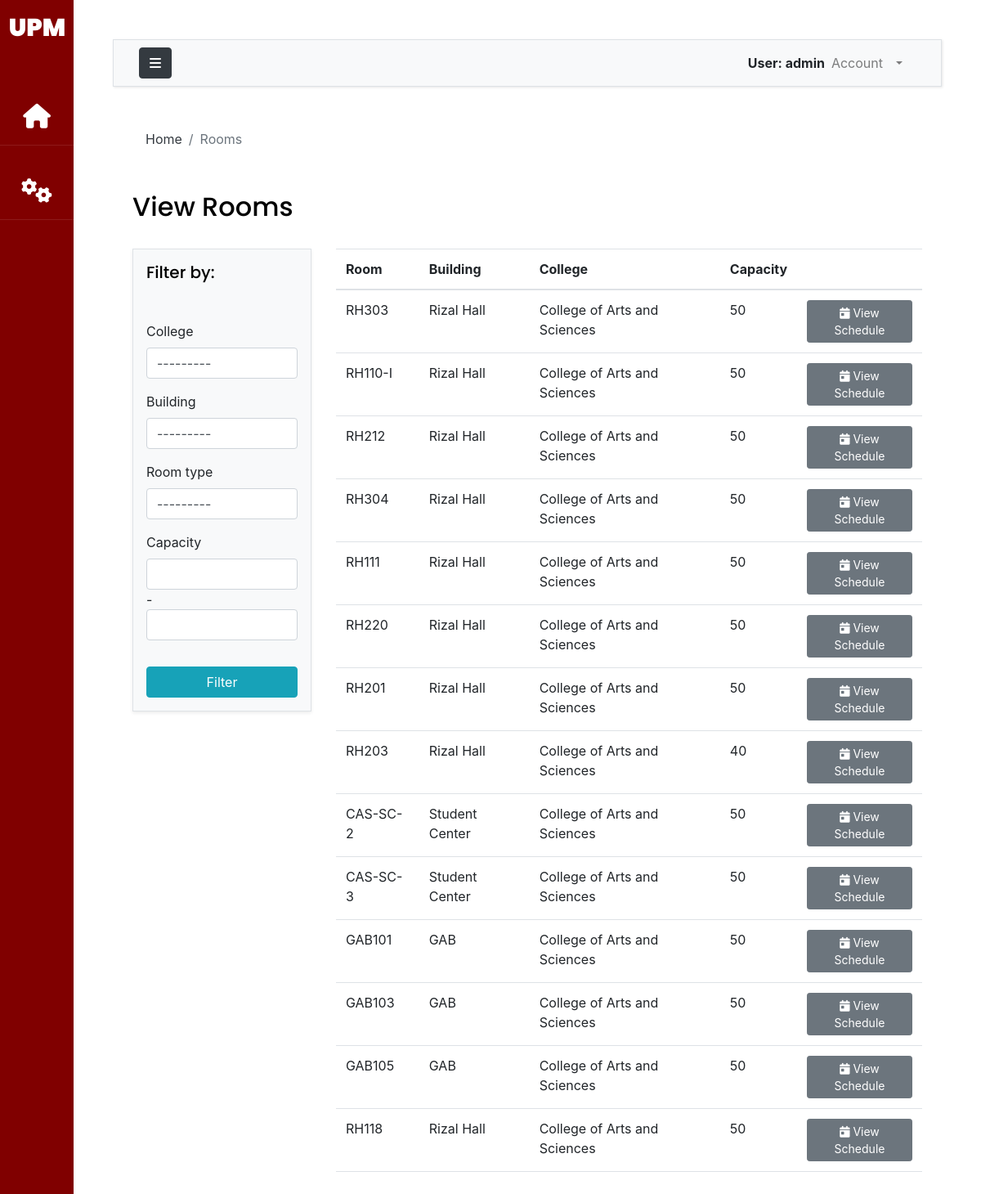
/rooms/ (signed in), run on the app's committed database.
### accounts/models.py (models this page shows)
class AuthUser(AbstractUser):
    FACULTY = 1
    STAFF = 2
    OCS = 3
    ADPD = 4
    AO = 5
    USER_TYPE_CHOICES = (
        (FACULTY, 'faculty'),
        (STAFF, 'staff'),
        (OCS, 'ocs'),
        (ADPD, 'adpd'),
        (AO,'ao')
    )
    first_name = models.CharField(max_length=200)
    last_name = models.CharField(max_length=200)
    email = models.EmailField(unique=True, validators=[
        EmailValidator(allowlist=['up.edu.ph'])
    ])
    college = models.ForeignKey("UPM.College",on_delete=models.CASCADE,null=True,blank=True)
    department = models.ForeignKey("UPM.Department",on_delete=models.CASCADE,null=True,blank=True)
    user_type = models.PositiveSmallIntegerField(choices=USER_TYPE_CHOICES,null=True)
    def __str__(self):
        return self.username

### UPM/models.py (models this page shows, shortened)
class Room(models.Model):
    TYPES = (
        (1,"Room"),
        (2,"Theatre"),
    )
    name = models.CharField(max_length=300,null=True, unique=True)
    slug = models.SlugField(null=True)
    room_type =models.PositiveSmallIntegerField(choices=TYPES,null=True)
    college = models.ForeignKey(College,on_delete=models.CASCADE,null=True)
    building = models.ForeignKey(Building, on_delete=models.CASCADE, null=True)
    capacity = models.IntegerField()

class Building(models.Model):
    name = models.CharField(max_length=300,null=True)
    college = models.ForeignKey(College,on_delete=models.CASCADE,null=True)
    slug = models.SlugField(null=True)
    def __str__(self):
        return self.name

class College(models.Model):
    name = models.CharField(max_length=300,null=True)
    slug = models.SlugField(null=True)
    def __str__(self):
        return self.name

### UPM/views.py (the view)
# urls.py: path('rooms/',views.roomView,name='roomView'),
@login_required(login_url='loginPage')
def roomView(request):
    rooms = Room.objects.all()
    rfilter= RoomFilter(request.GET,queryset=rooms)
    build = Building.objects.all()
    college = College.objects.all()
    rooms = rfilter.qs
    context={'rooms':rooms,'filter':rfilter,'building':build,'colleges':college}
    return render(request,'UPM/room-view.html',context)

### templates/UPM/room-view.html (shortened to what this page needs)
{% extends 'base.html' %}
{% load static %}
{% load crispy_forms_tags %}
{% block breadcrumb %}
<nav aria-label="breadcrumb">
  <ol class="breadcrumb mt-3 ms-4 bg-body">
    <li class="breadcrumb-item"><a href="#" class="text-dark">Home</a></li>
    <li class="breadcrumb-item active" aria-current="page">Rooms</li>
  </ol>
</nav>
{% endblock breadcrumb %}
{% block content %}
<div class = "container-xl px-4 pb-2">
    <h2 class="py-4">View Rooms</h2>
    <div class = 'row h-100 '>
        <div class = "col-sm-3 vh-75 " >
            <div class = 'p-3 vh-75 shadow-sm border bg-light'>
                <h5 class='mb-5'>Filter by:</h5>
                <form method = "GET">
                    {{filter.form | crispy}}
                    <button class = "btn btn-info w-100 mt-3" type = 'submit'>Filter</button>
                </form>
            </div>
        </div>
        <div class = "col-sm-9 h-100 ">
            <table class="table">
                <thead>
                  <tr>
                    <th scope="col">Room</th>
                    <th scope="col">Building</th>
                    <th scope="col">College</th>
                    <th scope="col">Capacity</th>
                    <th scope="col"></th>
                  </tr>
                </thead>
                <tbody>
                {% for room in rooms %}
                  <tr>
                    <td>{{room.name}}</td>
                    <td>{{room.building}}</td>
                    <td>{{room.college}}</td>
                    <td>{{room.capacity}}</td>
                    <td><a class='btn btn-secondary btn-sm' href = {% url 'calendarView' room.slug %}><i class="fa-solid fa-calendar-day"></i> View Schedule</a></td>
                  </tr>
                {% endfor %}
                </tbody>
              </table>
        </div>
    </div>
</div>
{% endblock content %}

### templates/base.html (shortened to what this page needs)
{% load static %}
{% load crispy_forms_tags %}
<!DOCTYPE html>
<html lang="en">
    <head>
        {% include 'css_modules.html' %}
    </head>
    <body>
        <div class="wrapper d-flex align-items-stretch">
            <nav id="sidebar" class="active">
                <h1><a href="{% url 'indexPage' %}" class="logo mt-2 pt-2">UPM</a></h1>
                <ul class="list-unstyled components mb-5">
                    <li class="active">
                        <a href="{% url 'dashBoardPage' %}"><i class="fa fa-home"></i> <span class="link_label">Home</span></a>
                    </li>
                    {% if request.user.user_type == none %}
                    <li>
                        <a data-bs-toggle="collapse" href="#collapseOptions" role="button" aria-expanded="false" aria-controls="collapseOptions" id="clps"><i class="fa fa-cogs"></i> <span class="link_label">Administrator</span></a>
                    </li>
                    {% endif %}
                </ul>
            </nav>
            <div id="content" class="p-4 p-md-5 bg-body">
                <nav class="navbar navbar-expand-lg navbar-light bg-light border">
                    <div class="container-fluid">
                        <button type="button" id="sidebarCollapse" class="btn btn-dark">
                            <i class="fa fa-bars"></i>
                        </button>
                        <div class="collapse navbar-collapse" id="navbarSupportedContent">
                            <ul class="nav navbar-nav ml-auto">
                                <span class="fw-bolder mt-2">User: {{request.user}}</span>
                                <li class="nav-item dropdown me-3 pe-3">
                                    <a class="nav-link dropdown-toggle" href="#" id="navbarDropdown" role="button" data-bs-toggle="dropdown" aria-expanded="false">
                                      Account
                                    </a>
                                </li>
                            </ul>
                        </div>
                    </div>
                </nav>
                <main>
                    <div class="app-title">
                        {% block breadcrumb %}
                        {% endblock breadcrumb %}
                    </div>
                    {% block content %}
                    {% endblock content %}
                </main>
            </div>
		</div>
    </body>
</html>

### data on the page
AuthUser: user "admin"
Room: name "RH303", building "Rizal Hall", college "College of Arts and Sciences", capacity "50"
Room: name "RH110-I", building "Rizal Hall", college "College of Arts and Sciences", capacity "50"
Room: name "RH212", building "Rizal Hall", college "College of Arts and Sciences", capacity "50"
Room: name "RH304", building "Rizal Hall", college "College of Arts and Sciences", capacity "50"
Room: name "RH111", building "Rizal Hall", college "College of Arts and Sciences", capacity "50"
Room: name "RH220", building "Rizal Hall", college "College of Arts and Sciences", capacity "50"
Room: name "RH201", building "Rizal Hall", college "College of Arts and Sciences", capacity "50"
Room: name "RH203", building "Rizal Hall", college "College of Arts and Sciences", capacity "40"
Room: name "CAS-SC-2", building "Student Center", college "College of Arts and Sciences", capacity "50"
Room: name "CAS-SC-3", building "Student Center", college "College of Arts and Sciences", capacity "50"
Room: name "GAB101", building "GAB", college "College of Arts and Sciences", capacity "50"
Room: name "GAB103", building "GAB", college "College of Arts and Sciences", capacity "50"
Room: name "GAB105", building "GAB", college "College of Arts and Sciences", capacity "50"
Room: name "RH118", building "Rizal Hall", college "College of Arts and Sciences", capacity "50"
